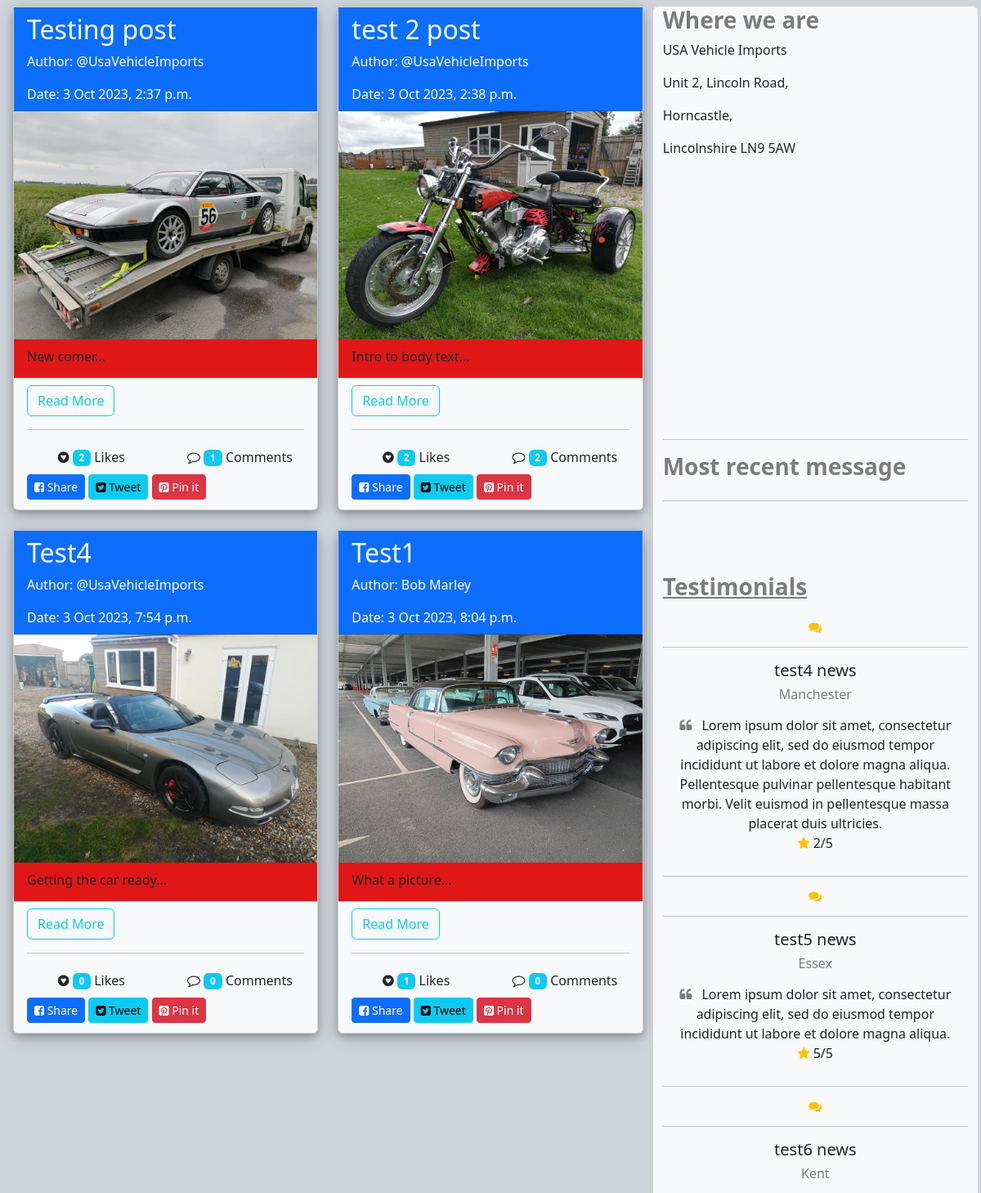
The app's page /News/ (middle part), older data.
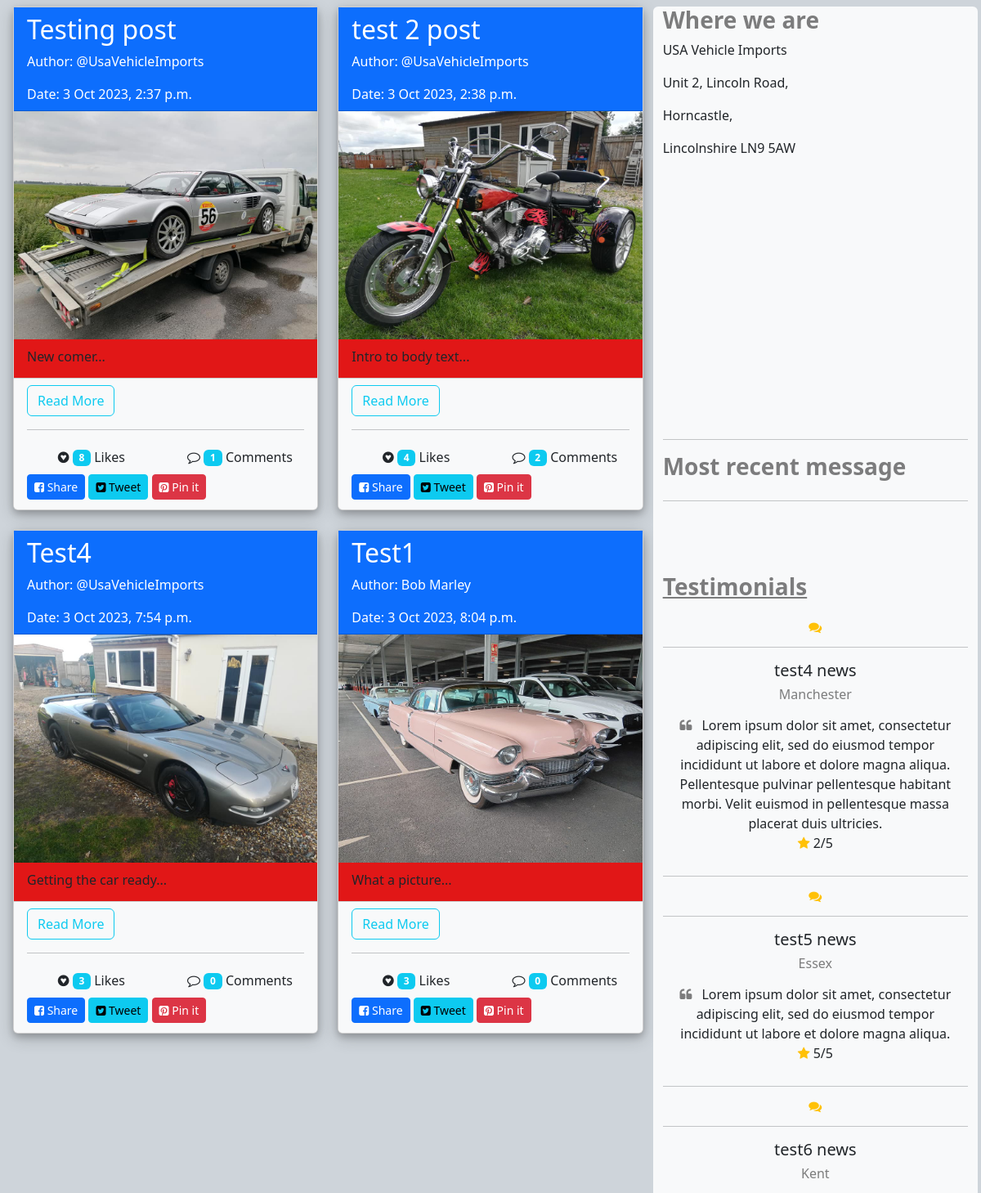
The same page, newer data.
### frontapp/models.py (models this page shows, shortened)
class Post(models.Model):
    author = models.CharField(max_length=100, default='@UsaVehicleImports')
    title = models.CharField(max_length=500)
    image_url = models.URLField(max_length=500, null=True, blank=True)
    image_upload = models.ImageField(
        default=default_post_image, upload_to='images/other/', height_field=0,
        width_field=0, null=True, blank=True)
    body_taster = models.CharField(max_length=200, blank=True)
    body = models.TextField()
    video = models.FileField(upload_to='video',
                             validators=[FileExtensionValidator(
                                 allowed_extensions=['', 'MOV', 'avi', 'mp4', 'webm', 'mkv'])], null=True, blank=True)
    created = models.DateTimeField(auto_now_add=True)
    id = models.CharField(max_length=100, default=uuid.uuid4,
                          unique=True, primary_key=True, editable=False)
    likes = models.PositiveIntegerField(default=0)
    class  Meta:
        verbose_name_plural  =  "Posts"
    @property
    def comment_count_true(self):
        comment_count = self.comments.filter(active=True).count()
        return comment_count

class BusinessDetails(models.Model):
    business_name = models.CharField(max_length=100, blank=True)
    address_1stline = models.CharField(max_length=100, blank=True)
    address_2ndline = models.CharField(max_length=100, blank=True)
    address_town = models.CharField(max_length=100, blank=True)
    address_county = models.CharField(max_length=100, blank=True)
    address_postcode = models.CharField(max_length=20, blank=True)
    contact_phone = models.CharField(max_length=20, blank=True)
    contact_mobile = models.CharField(max_length=20, blank=True)
    contact_email = models.EmailField(max_length=100, blank=True)
    contact_name = models.CharField(max_length=100, blank=True)
    facebook = models.URLField(max_length=200, blank=True)
    instagram = models.URLField(max_length=200, blank=True)
    twitter = models.URLField(max_length=200, blank=True)
    linkedIn = models.URLField(max_length=200, blank=True)
    google_map_link = models.CharField(max_length=300,blank=True)
    business_logo =  models.ImageField(upload_to='images/other/', null=True)
    def  image_tag(self):
        return mark_safe('<img src="/../../media/%s" width="150" height="50" />' % (self.business_logo))
    image_tag.allow_tags = True
    class  Meta:
        verbose_name_plural  =  "Business Details"

class Testimonials(models.Model):
    name = models.CharField(max_length=50)
    address = models.CharField(max_length=50)
    quote = models.TextField()
    rate = models.PositiveIntegerField(
        default=0)
    class  Meta:
        verbose_name_plural  =  "Testimonials"

### frontapp/views.py (the view, shortened to what this page needs)
# urls.py: path('News/', views.News.as_view(), name="News"),
class News(ListView):
    model = Comment
    template_name = "News.html"
    context_object_name = "context"
    def get_context_data(self, **kwargs):
        context = super(News, self).get_context_data(**kwargs)
        context['data'] = BusinessDetails.objects.all()
        context['post'] = Post.objects.all()
        context['testimonial'] = Testimonials.objects.all()[3:]
        context['comment_form'] = CommentForm()
        return context

### frontapp/custom_context_processors.py (called while the page is built, shortened)
def get_business_data(request):
    data = BusinessDetails.objects.all()
    return {'data': data}

def get_form_data(request):
    if request.method == "GET":
        form = ContactForm()
    else:
        form = ContactForm()
    context = {'form': form}
    return ( context)

### frontapp/templates/News.html (shortened to what this page needs)
{% extends "Base.html" %} {% block title %}News Page{% endblock title %}
{% block content %} {% load static %}
<div class="container-fluid bg-dark-subtle">
  <br />
  <div class="row p-1 z-1">
    <div class="col-12 col-sm-8">
      <div class="row row-cols-1 row-cols-lg-2 row-cols-xxl-3">
        {% include 'includes/postCard.html' %}
      </div>
    </div>
    <div class="col-12 col-sm-4 bg-light rounded-2 mt-4 z-1">
      <div class="row mb-5">
        <h3 class="text-black-50 fw-bold">Where we are</h3>
        {% for data in data %}
        <p>{{ data.business_name }}</p>
        <p>{{ data.address_1stline }}, {{ data.address_2ndline }},</p>
        <p>{{ data.address_town }},</p>
        <p>{{ data.address_county }} {{ data.address_postcode }}</p>
        {% endfor %}
        <div class="ratio ratio-4x3">
          <iframe
            src="https://www.google.com/maps/embed?pb=!1m18!1m12!1m3!1d2389.392359781355!2d-0.1265744!3d53.210813!2m3!1f0!2f0!3f0!3m2!1i1024!2i768!4f13.1!3m3!1m2!1s0x4878709892775519%3A0x85590e0ac3389ca9!2sLincoln%20Rd%2C%20Horncastle%20LN9%205AW!5e0!3m2!1sen!2suk!4v1697020253591!5m2!1sen!2suk"
            width="600"
            height="450"
            style="border: 0"
            allowfullscreen=""
            loading="lazy"
          ></iframe>
        </div>
      </div>
      <hr />
      <div class="text">
        <h3 class="text-black-50 fw-bold mb-4">Most recent message</h3>
      </div>
      <hr />
      <br />
      <div class="d-none d-sm-block row mb-5 mt-5">
        <h3 class="text-black-50 fw-bold text-decoration-underline mb-4">
          Testimonials
        </h3>
        <section>
          {% for testim in testimonial %}
          <div class="row text-center">
            <i class="fa fa-comments text-warning"></i>
          </div>
          <hr />
          <div class="row text-center">
            <h5 class="mb-2">{{ testim.name }}</h5>
            <h6 class="mb-3 text-black-50">{{ testim.address }}</h6>
            <div class="px-xl-3">
              <i class="fa fa-quote-left pe-2 text-black-50"></i>
              <span>{{ testim.quote }} </span>
            </div>
            <div class="px-xl-3">
              <i class="fa fa-star mx-auto mb-3 text-warning"></i>
              <span>{{ testim.rate }}/5 </span>
            </div>
          </div>
          <hr />
          {% endfor %}
        </section>
      </div>
    </div>
  </div>
</div>
{% endblock %}

### frontapp/templates/Base.html (shortened to what this page needs)
<!DOCTYPE html>
<html lang="en">
  {% load crispy_forms_tags %}{% load static %}
  <head>
    <link
      rel="stylesheet"
      href="https://maxcdn.bootstrapcdn.com/font-awesome/4.4.0/css/font-awesome.min.css"
    />
    <link
      href="https://cdn.jsdelivr.net/npm/bootstrap@5.3.2/dist/css/bootstrap.min.css"
      rel="stylesheet"
    />
    <link rel="stylesheet" type="text/css" href="{% static "/css/style.css" %}">
  </head>
  <body>
    <section>{% block content %} {% endblock content %}</section>
  </body>
</html>

### frontapp/templates/includes/nav.html (shortened to what this page needs)
{% load static %}

### frontapp/templates/includes/postCard.html (shortened to what this page needs)
{% for post in post %}
<div class="col mt-4 mb-auto">
  <div class="card h-100 box-shadow-dark mx-auto" style="max-width: 380px">
    <div class="card-header bg-primary text-white rounded-0">
      <h2 class="card-title">{{ post.title }}</h2>
      <p class="card-text">Author: {{ post.author }}</p>
      <p class="card-text">Date: {{ post.created }}</p>
    </div>
    {% if post.image_upload %}
    <div class="card-img">
      <img
        src="{{ post.image_upload.url }}"
        class="card-img shadow-sm img-fit rounded-0"
        alt="Sorry uploaded image not working"
      />
    </div>
    {% endif %} {% if post.body_taster %}
    <div class="card-body bg-usa-red">
      <h6 class="card-subtitle">{{ post.body_taster }}...</h6>
    </div>
    {% endif %}
    <div class="card-footer bg-light mt-auto">
      <p>
        <button
          class="btn btn-outline-info"
          data-bs-toggle="collapse"
          data-bs-target="#contents-{{ post.id }}"
          aria-expanded="false"
          aria-controls="contents-{{ post.id }}"
          ar
        >
          Read More
        </button>
      </p>
      <hr />
      <div class="row row-sm-col-2">
        <div class="col d-flex justify-content-center">
          <form
            method="POST"
            action="{% url 'frontapp:LikePost' post.id %}"
            input="hidden"
          >
            <button
              type="submit"
              name="post_id"
              value="{{ post.id }} "
              class="btn p-1 hover-effect"
              data-bs-toggle="tooltip"
              data-bs-placement="bottom"
              title="Like"
            >
              <i class="fa fa-gratipay"></i>
              <span class="badge bg-info">{{ post.likes }}</span> Likes
            </button>
          </form>
        </div>
        <div class="col d-flex justify-content-center">
          <button
            class="btn m-0 p-1 hover-effect"
            title="Leave a comment"
            data-bs-toggle="modal"
            data-bs-target="#createCommentsForm-{{ post.id }}"
            aria-expanded="false"
            aria-controls="createCommentsForm"
            data-bs-toggle="tooltip"
            data-bs-placement="bottom"
          >
            <i class="fa fa-comment-o"></i>
            <span class="badge bg-info">{{ post.comment_count_true }}</span>
            Comments
          </button>
        </div>
      </div>
      <div class="row">
        <span
          ><a
            class="btn btn-sm btn-primary my-1"
            href="https://www.facebook.com/sharer/sharer.php?u=http%3A%2F%2Fusavehicleimports.com&quote=USA%20Vehicle%20Imports"
            target="_blank"
            title="Share on Facebook"
          >
            <i class="fa fa-facebook-square"></i>
            Share
          </a>
          <a
            class="btn btn-sm btn-info my-1"
            href="https://twitter.com/intent/tweet?source=http%3A%2F%2Fusavehicleimports.com&text=USA%20Vehicle%20Imports:%20http%3A%2F%2Fusavehicleimports.com"
            target="_blank"
            title="Tweet"
          >
            <i class="fa fa-twitter-square"></i>
            Tweet
          </a>
          <a
            class="btn btn-sm btn-danger my-1"
            href="http://pinterest.com/pin/create/button/?url=http%3A%2F%2Fusavehicleimports.com&description=Sales%2C%20Sourcing%2C%20Importing%20of%20American%20Cars%20and%20Bikes"
            target="_blank"
            title="Pin it"
          >
            <i class="fa fa-pinterest-square"></i>
            Pin it
          </a>
        </span>
      </div>
    </div>
  </div>
</div>
{% endfor %}

### frontapp/templates/includes/commentsForm.html (shortened to what this page needs)
{% load crispy_forms_tags %}

### frontapp/templates/includes/contactForm.html (shortened to what this page needs)
{% load crispy_forms_tags %}

### frontapp/templates/includes/footer.html (shortened to what this page needs)
 {% load static %}

### static/css/style.css (style rules this page uses)
.bg-usa-red { background: #e11717; }
.box-shadow-dark { box-shadow: 0 4px 8px 0 rgba(0, 0, 0, 0.2), 0 6px 20px 0 rgba(0, 0, 0, 0.19); }
.hover-effect { transition: all 1s ease-in; -moz-transition: all 1s ease-in; }

Row changes from the older to the newer data that the page shows:
changed Post "Testing post": likes "2" → "8"
changed Post "test 2 post": likes "2" → "4"
changed Post "Test4": likes "0" → "3"
changed Post "Test1": likes "1" → "3"
